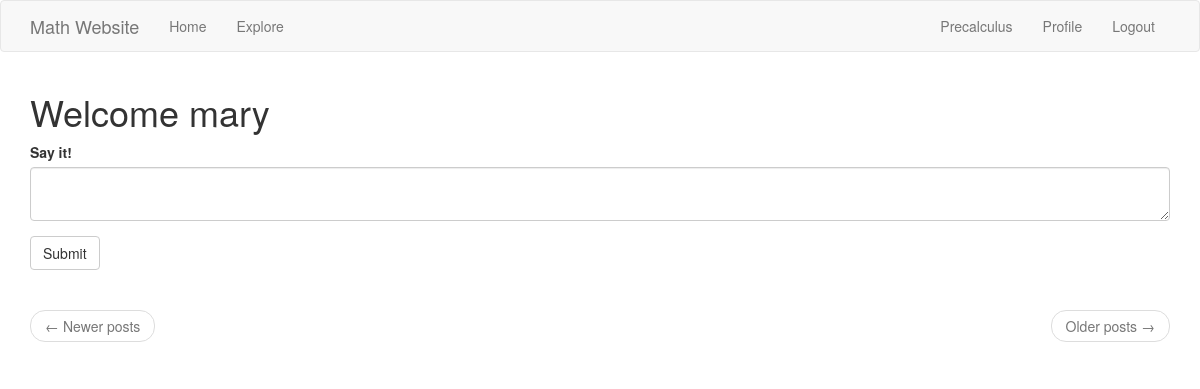
Before: /index (signed in) with the older database file.
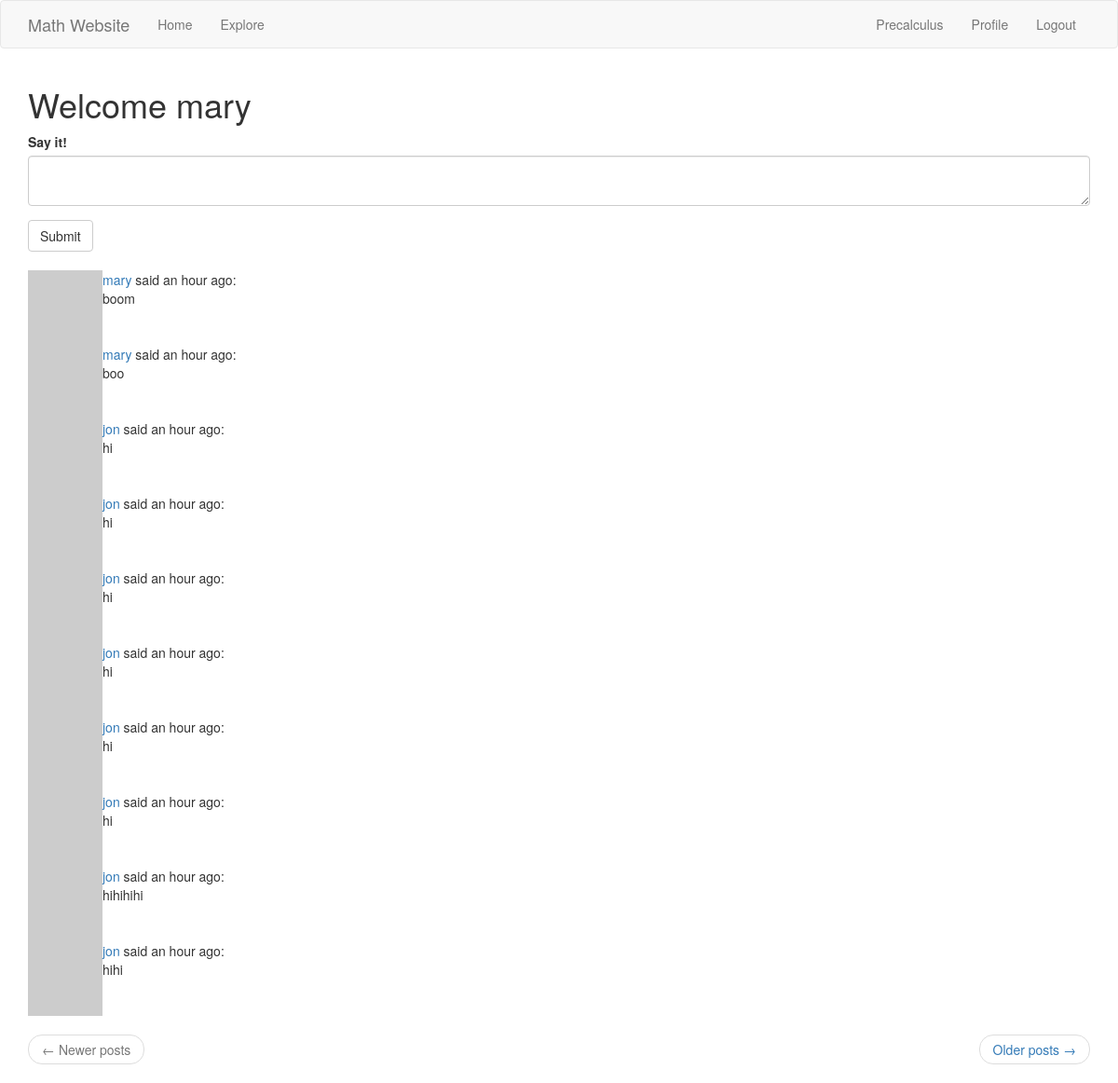
After: the same page with the newer database file.
### app/models.py (models this page shows, shortened)
class Post(db.Model):
    id = db.Column(db.Integer, primary_key=True)
    body = db.Column(db.String(140))
    timestamp = db.Column(db.DateTime, index=True, default=datetime.utcnow)
    user_id = db.Column(db.Integer, db.ForeignKey('user.id'))
    language = db.Column(db.String(5))

class User(UserMixin, db.Model):
    id = db.Column(db.Integer, primary_key=True)
    username = db.Column(db.String(64), index=True, unique=True)
    email = db.Column(db.String(120), index=True, unique=True)
    password_hash = db.Column(db.String(128))
    posts = db.relationship('Post', backref='author', lazy='dynamic')
    about_me = db.Column(db.String(140))
    last_seen = db.Column(db.DateTime, default=datetime.utcnow)
    followed = db.relationship(
        'User', secondary=followers,
        primaryjoin=(followers.c.follower_id == id),
        secondaryjoin=(followers.c.followed_id == id),
        backref=db.backref('followers', lazy='dynamic'), lazy='dynamic')
    def avatar(self, size):
        digest = md5(self.email.lower().encode('utf-8')).hexdigest()
        return 'https://www.gravatar.com/avatar/{}?d=identicon&s={}'.format(
            digest, size)
    '''The self user on the left-hand side follows the value of the
"user" variable---the user whom our self user wishes to follow---in the append,
remove, and is_following method arguments on the right-hand side, as in the
following example:

user1.followed.append(user2)

where user1 is the self user and user2 is the value of the "user" variable
serving as the append argument.
'''
    def follow(self, user):
        '''The self parameter references the self user, while the "user"
    variable references the user self user wishes to follow.'''
        if not self.is_following(user):
            self.followed.append(user)
    def is_following(self, user):
        '''The is_following function queries the database to check if the self
    user, contained in the "self" parameter, is following the user contained
    in the "user" variable.'''
        return self.followed.filter(
            followers.c.followed_id == user.id).count() > 0
    def followed_posts(self):
        followed = Post.query.join(
            followers, (followers.c.followed_id == Post.user_id)).filter(
                followers.c.follower_id == self.id)
        own = Post.query.filter_by(user_id=self.id)
        return followed.union(own).order_by(Post.timestamp.desc())

### app/main/routes.py (the view, shortened to what this page needs)
@bp.route('/', methods=['GET', 'POST'])
@bp.route('/index', methods=['GET', 'POST'])
@login_required
def index():
    form = PostForm()
    page = request.args.get('page', 1, type=int)
    '''This request.args.get() call takes in the parsed contents of a URL
query string, which is the part of the URL after the question mark in the
following formated URL

<scheme>://<netloc>/<path>;<params>?<query>#<fragment>

The parsed contents of the query string are keys in a Python dictionary. The
value of this "page" key corresponds to the same object on which a limit of
posts per view has been set in our config.py file under the "POSTS_PER_PAGE"
key. We paginate with respect to posts from those we follow and our own posts,
which is clear from the variable definitions and "return" statement of the
"followed_posts" function of our models.py file, starting from page 1, where
the pages are ordered by descending timestamp in the "followed_posts" function
of our models.py file.'''
    posts = current_user.followed_posts().paginate(
        page=page, per_page=current_app.config['POSTS_PER_PAGE'], error_out=False)
    next_url = url_for('main.index', page=posts.next_num)\
        if posts.has_next else None
    prev_url = url_for('main.index', page=posts.prev_num)\
        if posts.has_prev else None
    return render_template('index.html', title='Math Website',
        form = form, posts=posts.items, next_url=next_url, prev_url=prev_url)

### app/main/forms.py
class PostForm(FlaskForm):
    post = TextAreaField('Say it!', validators=[
        DataRequired(), Length(min=1, max=140)])
    submit = SubmitField('Submit')

### app/__init__.py (called while the page is built)
def get_locale():
    return request.accept_languages.best_match(current_app.config['LANGUAGES'])

### app/main/routes.py (called while the page is built)
@bp.before_request
def before_request():
    if current_user.is_authenticated:
        current_user.last_seen = datetime.utcnow()
        db.session.commit()
    g.locale = str(get_locale())

### app/models.py (called while the page is built)
@login.user_loader
def load_user(id):
    return User.query.get(int(id))

### app/templates/index.html
{% extends 'base.html' %}
{% import 'bootstrap/wtf.html' as wtf %}
{% block app_content %}
    <h1>Welcome {{ current_user.username }}</h1>
    {% if form %}
    {{ wtf.quick_form(form) }}
    <br>
    {% endif %}
    {% for post in posts %}
        {% include '_post.html' %}
    {% endfor %}
    <nav aria-label='...'>
        <ul class='pager'>
            <li
				class=
					'previous{% if not prev_url %} disabled{% endif %}'
			>
                <a href='{{ prev_url or "#" }}'>
                    <span aria-hidden='true'>&larr;</span>
					{{ ('Newer posts') }}
                </a>
            </li>
            <li class='next{% if not next_url %} disabled{% endif %}'>
                <a href='{{ next_url or "#" }}'>
                    {{ ('Older posts') }}
					<span aria-hidden='true'>&rarr;</span>
                </a>
            </li>
        </ul>
    </nav>
{% endblock %}

### app/templates/_post.html
	<table>
		<tr valign='top'>
			<td><img src='{{ post.author.avatar(36) }}'></td>
			<td>
				<a href='{{
					url_for("main.user", username=post.author.username)
					}}'>
					{{ post.author.username }}
				</a>
				said {{ moment(post.timestamp).fromNow() }}:
				<br>
				{{ post.body }}
			</td>
		</tr>
	</table>

Changed rows visible on the page:
added Post: author.username "mary", timestamp "an hour ago", body "boom"
added Post: author.username "mary", timestamp "an hour ago", body "boo"
added Post: author.username "jon", timestamp "an hour ago", body "hi"
now on this page (row edited): Post: author.username "jon", timestamp "an hour ago", body "hi"
now on this page (row edited): Post: author.username "jon", timestamp "an hour ago", body "hi"
now on this page (row edited): Post: author.username "jon", timestamp "an hour ago", body "hi"
now on this page (row edited): Post: author.username "jon", timestamp "an hour ago", body "hi"
now on this page (row edited): Post: author.username "jon", timestamp "an hour ago", body "hi"
now on this page (row edited): Post: author.username "jon", timestamp "an hour ago", body "hihihihi"
now on this page (row edited): Post: author.username "jon", timestamp "an hour ago", body "hihi"
